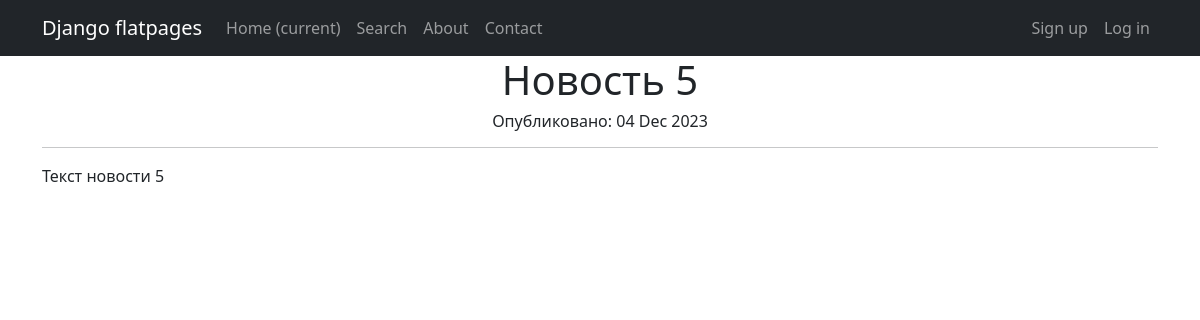
The app's page /news/9 with its own data.
### news/models.py (models this page shows, shortened)
class Post(models.Model):
    ARTICLE = 'ar'
    NEWS = 'nw'
    TYPE = [
        (ARTICLE, 'Article'),
        (NEWS, 'News')
    ]
    author = models.ForeignKey(Author, on_delete=models.CASCADE)
    type = models.CharField(max_length=2,
                            choices=TYPE,
                            default=NEWS)
    created = models.DateTimeField(auto_now_add=True)
    category = models.ManyToManyField(Category, through='PostCategory')
    heading = models.CharField(max_length=200)
    text = models.TextField()
    rating = models.IntegerField(default=0)

### news/views.py (the view)
# urls.py: path('<int:pk>', PostDetail.as_view(), name='post_detail'),
class PostDetail(DetailView):
    model = Post
    template_name = 'post.html'
    context_object_name = 'post'

### news/templatetags/custom_filters.py (called while the page is built)
@register.filter()
def censor(text):
    if not isinstance(text, str):
        raise ValueError('Подвергать цензуре можно только строки!')
    matches = []
    for taboo in TABOO_WORDS:
        matches.extend(re.findall(taboo, text, flags=re.IGNORECASE))
    for match in set(matches):
        text = re.sub(match, f'{match[0] + len(match[1:]) * "*"}', text)
    return text

### templates/post.html (shortened to what this page needs)
{% extends 'flatpages/default.html'%}
{% load custom_filters %}
{% block content %}
<h1>{{post.heading|censor}}</h1>
<h6>Опубликовано: {{post.created|date:'d M Y'}}</h6>
<hr>
<p style="text-align:justify">{{post.text|censor}}</p>
{% endblock content %}

### records on screen
Post: heading|censor "Новость 5", created "04 Dec 2023", text|censor "Текст новости 5"
